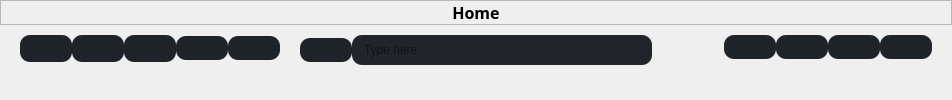
            <widget class="QWidget" name="home_page">
             <property name="styleSheet">
              <string notr="true"/>
             </property>
             <layout class="QVBoxLayout" name="verticalLayout_16">
              <property name="spacing">
               <number>0</number>
              </property>
              <property name="leftMargin">
               <number>0</number>
              </property>
              <property name="topMargin">
               <number>0</number>
              </property>
              <property name="rightMargin">
               <number>0</number>
              </property>
              <property name="bottomMargin">
               <number>0</number>
              </property>
              <item>
               <widget class="QFrame" name="frame_29">
                <property name="frameShape">
                 <enum>QFrame::StyledPanel</enum>
                </property>
                <property name="frameShadow">
                 <enum>QFrame::Raised</enum>
                </property>
                <layout class="QVBoxLayout" name="verticalLayout_51">
                 <property name="spacing">
                  <number>0</number>
                 </property>
                 <property name="leftMargin">
                  <number>0</number>
                 </property>
                 <property name="topMargin">
                  <number>0</number>
                 </property>
                 <property name="rightMargin">
                  <number>0</number>
                 </property>
                 <property name="bottomMargin">
                  <number>0</number>
                 </property>
                 <item alignment="Qt::AlignTop">
                  <widget class="QLabel" name="label_10">
                   <property name="font">
                    <font>
                     <family>Segoe Print</family>
                     <pointsize>12</pointsize>
                     <weight>75</weight>
                     <bold>true</bold>
                    </font>
                   </property>
                   <property name="styleSheet">
                    <string notr="true">border-radius:10px;</string>
                   </property>
                   <property name="text">
                    <string>Home</string>
                   </property>
                   <property name="alignment">
                    <set>Qt::AlignCenter</set>
                   </property>
                  </widget>
                 </item>
                </layout>
               </widget>
              </item>
              <item>
               <widget class="QWidget" name="widget_3" native="true">
                <property name="sizePolicy">
                 <sizepolicy hsizetype="Expanding" vsizetype="Expanding">
                  <horstretch>0</horstretch>
                  <verstretch>0</verstretch>
                 </sizepolicy>
                </property>
                <property name="styleSheet">
                 <string notr="true">border-radius:10px;</string>
                </property>
                <layout class="QVBoxLayout" name="verticalLayout_52">
                 <property name="spacing">
                  <number>0</number>
                 </property>
                 <property name="leftMargin">
                  <number>0</number>
                 </property>
                 <property name="topMargin">
                  <number>0</number>
                 </property>
                 <property name="rightMargin">
                  <number>0</number>
                 </property>
                 <property name="bottomMargin">
                  <number>0</number>
                 </property>
                 <item>
                  <widget class="QFrame" name="frame_30">
                   <property name="sizePolicy">
                    <sizepolicy hsizetype="Expanding" vsizetype="Fixed">
                     <horstretch>0</horstretch>
                     <verstretch>0</verstretch>
                    </sizepolicy>
                   </property>
                   <property name="styleSheet">
                    <string notr="true">text-align:left;
padding: 5px 10px;
border-top-left-radius: 10px;
border-bottom-left-radius: 10px;
</string>
                   </property>
                   <property name="frameShape">
                    <enum>QFrame::StyledPanel</enum>
                   </property>
                   <property name="frameShadow">
                    <enum>QFrame::Raised</enum>
                   </property>
                   <layout class="QHBoxLayout" name="horizontalLayout_13">
                    <property name="spacing">
                     <number>0</number>
                    </property>
                    <property name="leftMargin">
                     <number>0</number>
                    </property>
                    <property name="topMargin">
                     <number>0</number>
                    </property>
                    <property name="rightMargin">
                     <number>0</number>
                    </property>
                    <property name="bottomMargin">
                     <number>0</number>
                    </property>
                    <item alignment="Qt::AlignTop">
                     <widget class="QFrame" name="actionBar">
                      <property name="sizePolicy">
                       <sizepolicy hsizetype="Preferred" vsizetype="Preferred">
                        <horstretch>0</horstretch>
                        <verstretch>0</verstretch>
                       </sizepolicy>
                      </property>
                      <property name="styleSheet">
                       <string notr="true"/>
                      </property>
                      <property name="frameShape">
                       <enum>QFrame::NoFrame</enum>
                      </property>
                      <property name="frameShadow">
                       <enum>QFrame::Raised</enum>
                      </property>
                      <layout class="QHBoxLayout" name="horizontalLayout_16">
                       <property name="spacing">
                        <number>0</number>
                       </property>
                       <property name="leftMargin">
                        <number>0</number>
                       </property>
                       <property name="topMargin">
                        <number>0</number>
                       </property>
                       <property name="rightMargin">
                        <number>0</number>
                       </property>
                       <property name="bottomMargin">
                        <number>0</number>
                       </property>
                       <item>
                        <widget class="QPushButton" name="backBtn">
                         <property name="font">
                          <font>
                           <family>Segoe Print</family>
                           <weight>75</weight>
                           <bold>true</bold>
                          </font>
                         </property>
                         <property name="toolTip">
                          <string>Back</string>
                         </property>
                         <property name="styleSheet">
                          <string notr="true">background-color:#1f232a;</string>
                         </property>
                         <property name="text">
                          <string/>
                         </property>
                         <property name="icon">
                          <iconset resource="resources.qrc">
                           <normaloff>:/icons/icons/chevron-left.svg</normaloff>:/icons/icons/chevron-left.svg</iconset>
                         </property>
                         <property name="iconSize">
                          <size>
                           <width>16</width>
                           <height>16</height>
                          </size>
                         </property>
                        </widget>
                       </item>
                       <item>
                        <widget class="QPushButton" name="forwardBtn">
                         <property name="font">
                          <font>
                           <family>Segoe Print</family>
                           <weight>75</weight>
                           <bold>true</bold>
                          </font>
                         </property>
                         <property name="toolTip">
                          <string>Forward</string>
                         </property>
                         <property name="styleSheet">
                          <string notr="true">background-color:#1f232a;</string>
                         </property>
                         <property name="text">
                          <string/>
                         </property>
                         <property name="icon">
                          <iconset resource="resources.qrc">
                           <normaloff>:/icons/icons/chevron-right.svg</normaloff>:/icons/icons/chevron-right.svg</iconset>
                         </property>
                         <property name="iconSize">
                          <size>
                           <width>16</width>
                           <height>16</height>
                          </size>
                         </property>
                        </widget>
                       </item>
                       <item>
                        <widget class="QPushButton" name="reloadBtn">
                         <property name="font">
                          <font>
                           <family>Segoe Print</family>
                           <weight>75</weight>
                           <bold>true</bold>
                          </font>
                         </property>
                         <property name="toolTip">
                          <string>Reload</string>
                         </property>
                         <property name="styleSheet">
                          <string notr="true">background-color:#1f232a;</string>
                         </property>
                         <property name="text">
                          <string/>
                         </property>
                         <property name="icon">
                          <iconset resource="resources.qrc">
                           <normaloff>:/icons/icons/rotate-cw.svg</normaloff>:/icons/icons/rotate-cw.svg</iconset>
                         </property>
                         <property name="iconSize">
                          <size>
                           <width>16</width>
                           <height>16</height>
                          </size>
                         </property>
                        </widget>
                       </item>
                       <item>
                        <widget class="QPushButton" name="polkBtn">
                         <property name="toolTip">
                          <string>Home</string>
                         </property>
                         <property name="styleSheet">
                          <string notr="true">background-color:#1f232a;</string>
                         </property>
                         <property name="text">
                          <string/>
                         </property>
                         <property name="icon">
                          <iconset resource="resources.qrc">
                           <normaloff>:/icons/icons/home.svg</normaloff>:/icons/icons/home.svg</iconset>
                         </property>
                         <property name="iconSize">
                          <size>
                           <width>16</width>
                           <height>16</height>
                          </size>
                         </property>
                        </widget>
                       </item>
                       <item>
                        <widget class="QPushButton" name="quickLinksBtn">
                         <property name="toolTip">
                          <string>Quick links</string>
                         </property>
                         <property name="styleSheet">
                          <string notr="true">background-color:#1f232a;</string>
                         </property>
                         <property name="text">
                          <string/>
                         </property>
                         <property name="icon">
                          <iconset resource="resources.qrc">
                           <normaloff>:/icons/icons/grid.svg</normaloff>:/icons/icons/grid.svg</iconset>
                         </property>
                        </widget>
                       </item>
                      </layout>
                     </widget>
                    </item>
                    <item alignment="Qt::AlignTop">
                     <widget class="QFrame" name="frame_32">
                      <property name="sizePolicy">
                       <sizepolicy hsizetype="Expanding" vsizetype="Preferred">
                        <horstretch>0</horstretch>
                        <verstretch>0</verstretch>
                       </sizepolicy>
                      </property>
                      <property name="layoutDirection">
                       <enum>Qt::LeftToRight</enum>
                      </property>
                      <property name="frameShape">
                       <enum>QFrame::NoFrame</enum>
                      </property>
                      <property name="frameShadow">
                       <enum>QFrame::Raised</enum>
                      </property>
                      <layout class="QHBoxLayout" name="horizontalLayout_17">
                       <property name="spacing">
                        <number>0</number>
                       </property>
                       <property name="leftMargin">
                        <number>0</number>
                       </property>
                       <property name="topMargin">
                        <number>0</number>
                       </property>
                       <property name="rightMargin">
                        <number>0</number>
                       </property>
                       <property name="bottomMargin">
                        <number>0</number>
                       </property>
                       <item>
                        <layout class="QGridLayout" name="gridLayout_4" columnstretch="0,0,0">
                         <item row="0" column="1">
                          <widget class="QLineEdit" name="addressBar">
                           <property name="sizePolicy">
                            <sizepolicy hsizetype="Expanding" vsizetype="Preferred">
                             <horstretch>0</horstretch>
                             <verstretch>0</verstretch>
                            </sizepolicy>
                           </property>
                           <property name="minimumSize">
                            <size>
                             <width>300</width>
                             <height>30</height>
                            </size>
                           </property>
                           <property name="styleSheet">
                            <string notr="true">background-color: rgb(33, 37, 43);</string>
                           </property>
                           <property name="placeholderText">
                            <string>Type here</string>
                           </property>
                          </widget>
                         </item>
                         <item row="0" column="2">
                          <widget class="QPushButton" name="searchAddressBar">
                           <property name="sizePolicy">
                            <sizepolicy hsizetype="Fixed" vsizetype="Fixed">
                             <horstretch>0</horstretch>
                             <verstretch>0</verstretch>
                            </sizepolicy>
                           </property>
                           <property name="minimumSize">
                            <size>
                             <width>30</width>
                             <height>30</height>
                            </size>
                           </property>
                           <property name="font">
                            <font>
                             <family>Segoe Print</family>
                             <weight>75</weight>
                             <bold>true</bold>
                            </font>
                           </property>
                           <property name="toolTip">
                            <string>search</string>
                           </property>
                           <property name="styleSheet">
                            <string notr="true"/>
                           </property>
                           <property name="text">
                            <string/>
                           </property>
                           <property name="icon">
                            <iconset resource="resources.qrc">
                             <normaloff>:/icons/icons/search.svg</normaloff>:/icons/icons/search.svg</iconset>
                           </property>
                           <property name="iconSize">
                            <size>
                             <width>16</width>
                             <height>16</height>
                            </size>
                           </property>
                          </widget>
                         </item>
                         <item row="0" column="0" alignment="Qt::AlignHCenter">
                          <widget class="QPushButton" name="CertBtn">
                           <property name="sizePolicy">
                            <sizepolicy hsizetype="Fixed" vsizetype="Fixed">
                             <horstretch>0</horstretch>
                             <verstretch>0</verstretch>
                            </sizepolicy>
                           </property>
                           <property name="toolTip">
                            <string>Page information</string>
                           </property>
                           <property name="styleSheet">
                            <string notr="true">background-color:#1f232a;</string>
                           </property>
                           <property name="text">
                            <string/>
                           </property>
                           <property name="icon">
                            <iconset resource="resources.qrc">
                             <normaloff>:/icons/icons/lock.svg</normaloff>:/icons/icons/lock.svg</iconset>
                           </property>
                          </widget>
                         </item>
                        </layout>
                       </item>
                      </layout>
                     </widget>
                    </item>
                    <item alignment="Qt::AlignTop">
                     <widget class="QFrame" name="frame_33">
                      <property name="frameShape">
                       <enum>QFrame::NoFrame</enum>
                      </property>
                      <property name="frameShadow">
                       <enum>QFrame::Raised</enum>
                      </property>
                      <layout class="QHBoxLayout" name="horizontalLayout_18">
                       <property name="spacing">
                        <number>0</number>
                       </property>
                       <property name="leftMargin">
                        <number>0</number>
                       </property>
                       <property name="topMargin">
                        <number>0</number>
                       </property>
                       <property name="rightMargin">
                        <number>0</number>
                       </property>
                       <property name="bottomMargin">
                        <number>0</number>
                       </property>
                       <item>
                        <widget class="QPushButton" name="zoomOutBtn">
                         <property name="toolTip">
                          <string>Zoom out</string>
                         </property>
                         <property name="styleSheet">
                          <string notr="true">background-color:#1f232a;</string>
                         </property>
                         <property name="text">
                          <string/>
                         </property>
                         <property name="icon">
                          <iconset resource="resources.qrc">
                           <normaloff>:/icons/icons/plus.svg</normaloff>:/icons/icons/plus.svg</iconset>
                         </property>
                        </widget>
                       </item>
                       <item>
                        <widget class="QPushButton" name="zoomInBtn">
                         <property name="toolTip">
                          <string>Zoom In</string>
                         </property>
                         <property name="styleSheet">
                          <string notr="true">background-color:#1f232a;</string>
                         </property>
                         <property name="text">
                          <string/>
                         </property>
                         <property name="icon">
                          <iconset resource="resources.qrc">
                           <normaloff>:/icons/icons/minus.svg</normaloff>:/icons/icons/minus.svg</iconset>
                         </property>
                        </widget>
                       </item>
                       <item>
                        <widget class="QPushButton" name="pushButton_17">
                         <property name="toolTip">
                          <string>Bookmarks</string>
                         </property>
                         <property name="styleSheet">
                          <string notr="true">background-color:#1f232a;</string>
                         </property>
                         <property name="text">
                          <string/>
                         </property>
                         <property name="icon">
                          <iconset resource="resources.qrc">
                           <normaloff>:/icons/icons/heart.svg</normaloff>:/icons/icons/heart.svg</iconset>
                         </property>
                         <property name="iconSize">
                          <size>
                           <width>16</width>
                           <height>16</height>
                          </size>
                         </property>
                        </widget>
                       </item>
                       <item>
                        <widget class="QPushButton" name="pushButton_19">
                         <property name="toolTip">
                          <string>Snapshot</string>
                         </property>
                         <property name="styleSheet">
                          <string notr="true">background-color:#1f232a;</string>
                         </property>
                         <property name="text">
                          <string/>
                         </property>
                         <property name="icon">
                          <iconset resource="resources.qrc">
                           <normaloff>:/icons/icons/camera.svg</normaloff>:/icons/icons/camera.svg</iconset>
                         </property>
                         <property name="iconSize">
                          <size>
                           <width>16</width>
                           <height>16</height>
                          </size>
                         </property>
                        </widget>
                       </item>
                      </layout>
                     </widget>
                    </item>
                   </layout>
                  </widget>
                 </item>
                 <item>
                  <widget class="QWidget" name="webViewContainer" native="true">
                   <property name="sizePolicy">
                    <sizepolicy hsizetype="Expanding" vsizetype="Expanding">
                     <horstretch>0</horstretch>
                     <verstretch>0</verstretch>
                    </sizepolicy>
                   </property>
                   <property name="minimumSize">
                    <size>
                     <width>0</width>
                     <height>0</height>
                    </size>
                   </property>
                   <property name="styleSheet">
                    <string notr="true">border-radius:10px;</string>
                   </property>
                   <layout class="QVBoxLayout" name="verticalLayout_53">
                    <property name="spacing">
                     <number>0</number>
                    </property>
                    <property name="leftMargin">
                     <number>0</number>
                    </property>
                    <property name="topMargin">
                     <number>0</number>
                    </property>
                    <property name="rightMargin">
                     <number>0</number>
                    </property>
                    <property name="bottomMargin">
                     <number>0</number>
                    </property>
                   </layout>
                  </widget>
                 </item>
                </layout>
               </widget>
              </item>
             </layout>
            </widget>
